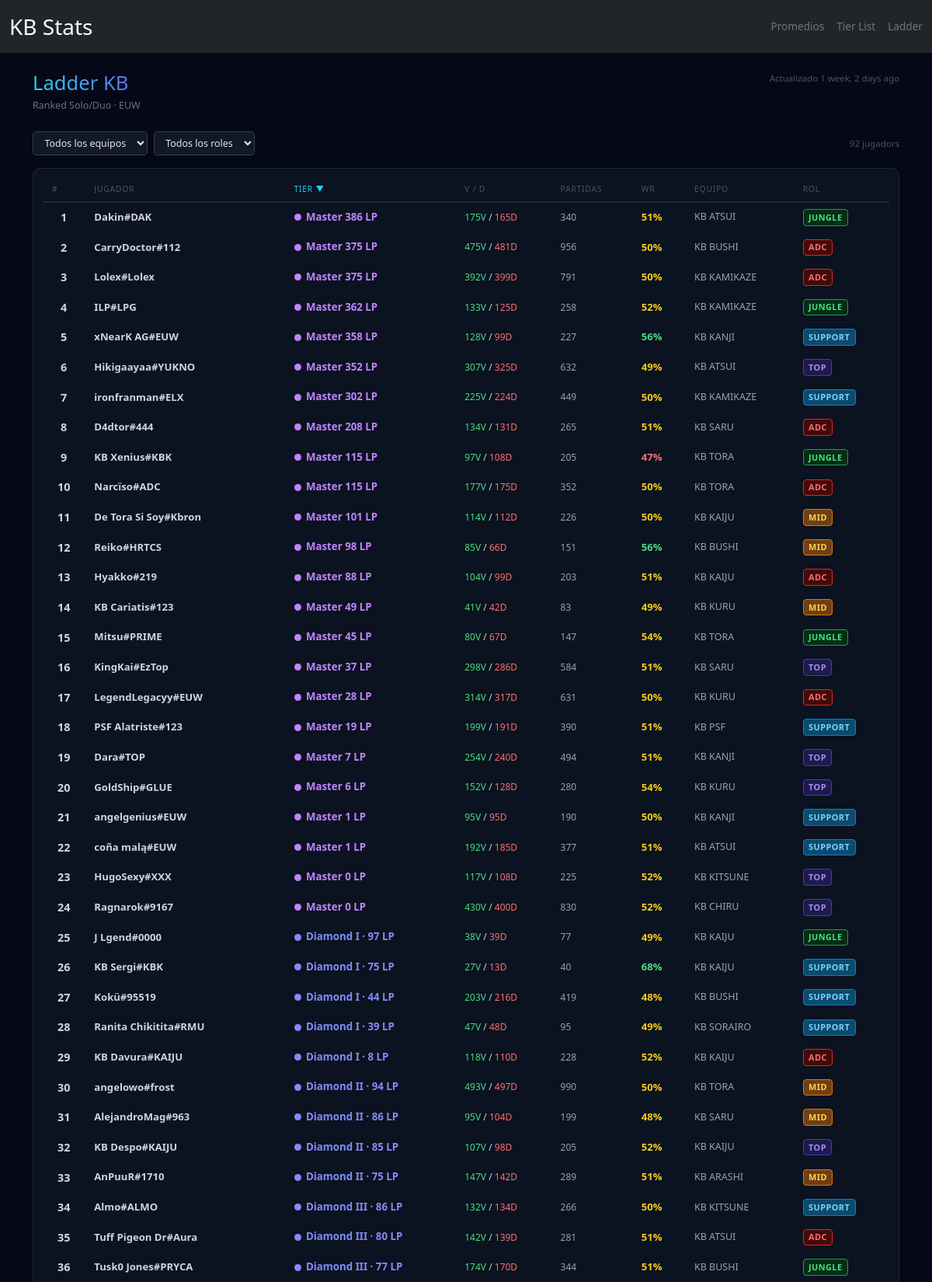
/ladder/ (upper part), run on the app's committed database.
### KBStats/Kblix/models.py (models this page shows, shortened)
class LadderUpdateState(models.Model):
    last_request    = models.DateTimeField(null=True, blank=True)
    last_update     = models.DateTimeField(null=True, blank=True)
    is_updating     = models.BooleanField(default=False)
    update_progress = models.IntegerField(default=0)
    total_players   = models.IntegerField(default=0)
    class Meta:
        app_label = 'Kblix'
    @classmethod
    def get(cls):
        obj, _ = cls.objects.get_or_create(pk=1)
        return obj

class LadderPlayer(models.Model):
    nombre      = models.CharField(max_length=100, unique=True)
    riot_id     = models.CharField(max_length=100, blank=True)
    puuid       = models.CharField(max_length=200, blank=True)
    summoner_id = models.CharField(max_length=200, blank=True)
    rol         = models.CharField(max_length=10, blank=True, choices=ROL_CHOICES)
    equipo      = models.CharField(max_length=100, blank=True)
    tier        = models.CharField(max_length=20, blank=True)
    rank        = models.CharField(max_length=5,  blank=True)
    lp          = models.IntegerField(default=0)
    wins        = models.IntegerField(default=0)
    losses      = models.IntegerField(default=0)
    last_updated = models.DateTimeField(null=True, blank=True)
    class Meta:
        app_label = 'Kblix'
        ordering  = ['nombre']
    @property
    def rank_score(self):
        return _TIER_SCORE.get(self.tier, -400) + _RANK_SCORE.get(self.rank, 0) + self.lp
    @property
    def winrate(self):
        total = self.wins + self.losses
        return round(self.wins / total * 100) if total else None
    @property
    def rank_display(self):
        if not self.tier or self.tier == 'UNRANKED':
            return 'Sin clasificar'
        if self.tier in ('MASTER', 'GRANDMASTER', 'CHALLENGER'):
            return f'{self.tier.capitalize()} {self.lp} LP'
        return f'{self.tier.capitalize()} {self.rank} · {self.lp} LP'

### KBStats/Kblix/views.py (the view)
# urls.py: path('ladder/',                              kblix_views.ladder,                  name='ladder'),
def ladder(request):
    state = LadderUpdateState.get()
    state.last_request = timezone.now()
    state.save(update_fields=['last_request'])
    if _try_start_update():
        threading.Thread(target=_run_ladder_update, daemon=True).start()
    rol_filter    = request.GET.get('rol', '')
    equipo_filter = request.GET.get('equipo', '')
    sort          = request.GET.get('sort', 'rank')
    sort_dir      = request.GET.get('dir', 'desc')
    players = _build_players(equipo_filter, rol_filter, sort, sort_dir)
    all_player_nombres = list(LadderPlayer.objects.filter(riot_id__isnull=False).exclude(riot_id='').values_list('nombre', flat=True))
    all_stats_data = _get_stats_data(all_player_nombres)
    equipo_set = set()
    for ap in LadderPlayer.objects.filter(riot_id__isnull=False).exclude(riot_id=''):
        t = ap.equipo or all_stats_data.get(ap.nombre, {}).get('last_team') or ''
        if t:
            equipo_set.add(t)
    all_teams = sorted(equipo_set)
    return render(request, 'Kblix/ladder.html', {
        'players':        players,
        'state':          state,
        'all_teams':      all_teams,
        'equipo_filter':  equipo_filter,
        'rol_filter':     rol_filter,
        'sort':           sort,
        'sort_dir':       sort_dir,
        'rol_choices':    ROL_CHOICES,
    })

### KBStats/Kblix/views.py (called while the page is built, shortened)
def _get_api_key():
    return os.environ.get('RIOT_API_KEY') or getattr(settings, 'RIOT_API_KEY', None)

def _try_start_update():
    try:
        with transaction.atomic():
            state = LadderUpdateState.objects.select_for_update().get_or_create(pk=1)[0]
            if state.is_updating:
                return False
            overdue = (
                state.last_update is None
                or (timezone.now() - state.last_update) > UPDATE_INTERVAL
            )
            if not overdue:
                return False
            state.is_updating = True
            state.save(update_fields=['is_updating'])
            return True
    except Exception:
        return False

def _update_single_player(p: LadderPlayer):
    api_key = _get_api_key()
    if not api_key:
        print(f'  [Ladder] ⚠ Sin RIOT_API_KEY — no se pueden actualizar rangos.', flush=True)
        return

def _ws_push(progress: int, total: int, nombre: str = '', done: bool = False):
    try:
        from channels.layers import get_channel_layer
        from asgiref.sync import async_to_sync
        cl = get_channel_layer()
    except Exception as e:
        print(f'[Ladder WS] push error: {e}', flush=True)

def _build_players(equipo_filter, rol_filter, sort, sort_dir):
    qs = LadderPlayer.objects.filter(riot_id__isnull=False).exclude(riot_id='')
    if rol_filter:
        qs = qs.filter(rol=rol_filter)
    players = sorted(qs, key=_SORT_KEYS.get(sort, _SORT_KEYS['rank']), reverse=(sort_dir == 'desc'))
    nombres    = [p.nombre for p in players]
    stats_data = _get_stats_data(nombres)
    for p in players:
        sd = stats_data.get(p.nombre, {})
        p.display_team = p.equipo or sd.get('last_team') or '—'
        p.display_rol  = p.rol or sd.get('most_common_role') or ''
        p.total_games  = p.wins + p.losses
    if equipo_filter:
        players = [p for p in players if p.display_team == equipo_filter]
    return players

### KBStats/Kblix/templates/Kblix/ladder.html (shortened to what this page needs)
{% extends 'Cinturones/base.html' %}
{% block content %}
<div class="d-flex align-items-start justify-content-between flex-wrap gap-2 mb-4">
  <div>
    <h2 class="text-gradient mb-1" style="font-size:1.6rem;">Ladder KB</h2>
    <div style="font-size:.78rem;color:#6b7280;">Ranked Solo/Duo · EUW</div>
  </div>
  <div class="d-flex align-items-center gap-3">
    <div style="text-align:right;">
      <div id="update-label" style="font-size:.72rem;margin-bottom:.3rem;color:{% if state.is_updating %}#22d3ee{% else %}#4b5563{% endif %};">
        {% if state.is_updating %}Actualizando… {{ state.update_progress }}%
        {% elif state.last_update %}Actualizado {{ state.last_update|timesince }} ago
        {% else %}Sin actualizar aún{% endif %}
      </div>
    </div>
  </div>
</div>
<form method="get" class="d-flex align-items-center flex-wrap gap-2 mb-3" id="filter-form">
  <select name="equipo" class="filter-select" onchange="this.form.submit()">
    <option value="">Todos los equipos</option>
  </select>
  <select name="rol" class="filter-select" onchange="this.form.submit()">
    <option value="">Todos los roles</option>
  </select>
  <span style="font-size:.72rem;color:#4b5563;margin-left:auto;">{{ players|length }} jugador{{ players|length|pluralize }}</span>
</form>
{% if players %}
<div class="section-card" style="padding:.75rem;">
  <div style="overflow-x:auto;">
    <table class="ladder-table">
      <thead>
        <tr>
          <th>#</th>
          <th>Jugador</th>
          <th>{% include 'Kblix/_sort_th.html' with col='rank' label='Tier' %}</th>
          <th>{% include 'Kblix/_sort_th.html' with col='wins' label='V' %} / {% include 'Kblix/_sort_th.html' with col='losses' label='D' %}</th>
          <th>{% include 'Kblix/_sort_th.html' with col='games' label='Partidas' %}</th>
          <th>{% include 'Kblix/_sort_th.html' with col='winrate' label='WR' %}</th>
          <th>Equipo</th>
          <th>Rol</th>
        </tr>
      </thead>
      <tbody id="ladder-tbody">
        {% include 'Kblix/_ladder_rows.html' %}
      </tbody>
    </table>
  </div>
</div>
{% endif %}
{% endblock %}

### KBStats/Kblix/templates/Kblix/_ladder_rows.html
{% for p in players %}
{% with tier=p.tier|default:"none" pos=forloop.counter %}
<tr>
  <td class="pos-cell {% if pos == 1 %}pos-1{% elif pos == 2 %}pos-2{% elif pos == 3 %}pos-3{% endif %}">{{ pos }}</td>
  <td class="name-cell">{{ p.nombre }}</td>
  <td>
    <span class="tier-badge tier-{{ tier }}">
      <span class="tier-dot dot-{{ tier }}"></span>
      {{ p.rank_display }}
    </span>
  </td>
  <td style="font-size:.75rem;font-variant-numeric:tabular-nums;">
    {% if p.tier and p.tier != 'UNRANKED' %}
    <span style="color:#4ade80;">{{ p.wins }}V</span> / <span style="color:#f87171;">{{ p.losses }}D</span>
    {% else %}—{% endif %}
  </td>
  <td style="font-size:.75rem;color:#9ca3af;font-variant-numeric:tabular-nums;">
    {% if p.tier and p.tier != 'UNRANKED' %}{{ p.total_games }}{% else %}—{% endif %}
  </td>
  <td>
    {% if p.winrate is not None %}
    <span class="{% if p.winrate >= 55 %}wr-good{% elif p.winrate >= 48 %}wr-ok{% else %}wr-bad{% endif %}">{{ p.winrate }}%</span>
    {% else %}—{% endif %}
  </td>
  <td style="font-size:.78rem;color:#9ca3af;">{{ p.display_team }}</td>
  <td>
    {% if p.display_rol %}
    <span class="rol-badge rol-{{ p.display_rol }}">{{ p.display_rol }}</span>
    {% else %}<span style="color:#374151;font-size:.72rem;">—</span>{% endif %}
  </td>
</tr>
{% endwith %}
{% empty %}
<tr><td colspan="8" style="text-align:center;color:#6b7280;padding:2rem;">Sin resultados para los filtros seleccionados.</td></tr>
{% endfor %}

### static/css/kbstats.css (style rules this page uses)
body { background: #050816 !important; color: #f5f5f5 !important; }
.text-gradient { background: linear-gradient(90deg, #22d3ee, #6366f1); background-clip: text; -webkit-background-clip: text; -webkit-text-fill-color: transparent; }
body { background: #050816; color: #e5e7eb; }

### KBStats/Kblix/templates/Kblix/ladder.html (style rules this page uses)
.section-card { background:#0b1220; border:1px solid #1f2937; border-radius:.6rem; padding:1.25rem; margin-bottom:1.5rem; }
.ladder-table { width:100%; border-collapse:collapse; font-size:.82rem; }
.ladder-table th { color:#4b5563; font-weight:500; text-transform:uppercase; font-size:.65rem; letter-spacing:.07em; padding:.45rem .75rem; border-bottom:2px solid #1f2937; white-space:nowrap; }
.ladder-table td { padding:.5rem .75rem; border-bottom:1px solid #0d1424; color:#d1d5db; vertical-align:middle; }
.pos-cell { font-weight:700; font-size:.9rem; min-width:36px; text-align:center; }
.pos-1 { color:#fbbf24; }
.pos-2 { color:#9ca3af; }
.pos-3 { color:#b45309; }
.tier-badge { display:inline-flex; align-items:center; gap:.4rem; font-weight:600; font-size:.83rem; }
.tier-dot { width:9px; height:9px; border-radius:50%; flex-shrink:0; }
.tier-MASTER { color:#c084fc; }
.dot-MASTER { background:#c084fc; }
.tier-DIAMOND { color:#818cf8; }
.dot-DIAMOND { background:#818cf8; }
.wr-good { color:#4ade80; font-weight:600; }
.wr-ok { color:#facc15; font-weight:600; }
.wr-bad { color:#f87171; font-weight:600; }
.rol-badge { display:inline-block; border-radius:.25rem; padding:.1rem .4rem; font-size:.68rem; font-weight:600; letter-spacing:.04em; }
.rol-TOP { background:#1e1b4b; color:#a78bfa; border:1px solid #4338ca; }
.rol-JUNGLE { background:#052e16; color:#4ade80; border:1px solid #16a34a; }
.rol-MID { background:#713f12; color:#fcd34d; border:1px solid #d97706; }
.rol-ADC { background:#450a0a; color:#f87171; border:1px solid #dc2626; }
.rol-SUPPORT { background:#0c4a6e; color:#7dd3fc; border:1px solid #0284c7; }
.filter-select { background:#111827; border:1px solid #374151; color:#e5e7eb; border-radius:.3rem; padding:.3rem .65rem; font-size:.78rem; cursor:pointer; }
.name-cell { font-weight:600; color:#e5e7eb; }

### data on the page
LadderUpdateState: last_update "1 week, 2 days"
LadderPlayer: pos "1", nombre "Dakin#DAK", rank_display "Master 386 LP", wins "175", losses "165", total_games "340", winrate "51", display_team "KB ATSUI", display_rol "JUNGLE"
LadderPlayer: pos "2", nombre "CarryDoctor#112", rank_display "Master 375 LP", wins "475", losses "481", total_games "956", winrate "50", display_team "KB BUSHI", display_rol "ADC"
LadderPlayer: pos "3", nombre "Lolex#Lolex", rank_display "Master 375 LP", wins "392", losses "399", total_games "791", winrate "50", display_team "KB KAMIKAZE", display_rol "ADC"
LadderPlayer: pos "4", nombre "ILP#LPG", rank_display "Master 362 LP", wins "133", losses "125", total_games "258", winrate "52", display_team "KB KAMIKAZE", display_rol "JUNGLE"
LadderPlayer: pos "5", nombre "xNearK AG#EUW", rank_display "Master 358 LP", wins "128", losses "99", total_games "227", winrate "56", display_team "KB KANJI", display_rol "SUPPORT"
LadderPlayer: id "6", nombre "Hikigaayaa#YUKNO", rank_display "Master 352 LP", wins "307", losses "325", total_games "632", winrate "49", display_team "KB ATSUI", display_rol "TOP"
LadderPlayer: pos "7", nombre "ironfranman#ELX", rank_display "Master 302 LP", wins "225", losses "224", total_games "449", winrate "50", display_team "KB KAMIKAZE", display_rol "SUPPORT"
LadderPlayer: pos "8", nombre "D4dtor#444", rank_display "Master 208 LP", wins "134", losses "131", total_games "265", winrate "51", display_team "KB SARU", display_rol "ADC"
LadderPlayer: pos "9", nombre "KB Xenius#KBK", rank_display "Master 115 LP", wins "97", losses "108", total_games "205", winrate "47", display_team "KB TORA", display_rol "JUNGLE"
LadderPlayer: pos "10", nombre "Narcïso#ADC", rank_display "Master 115 LP", wins "177", losses "175", total_games "352", winrate "50", display_team "KB TORA", display_rol "ADC"
LadderPlayer: pos "11", nombre "De Tora Si Soy#Kbron", rank_display "Master 101 LP", wins "114", losses "112", total_games "226", winrate "50", display_team "KB KAIJU", display_rol "MID"
LadderPlayer: pos "12", nombre "Reiko#HRTCS", rank_display "Master 98 LP", wins "85", losses "66", total_games "151", winrate "56", display_team "KB BUSHI", display_rol "MID"
LadderPlayer: pos "13", nombre "Hyakko#219", rank_display "Master 88 LP", wins "104", losses "99", total_games "203", winrate "51", display_team "KB KAIJU", display_rol "ADC"
LadderPlayer: pos "14", nombre "KB Cariatis#123", rank_display "Master 49 LP", wins "41", losses "42", total_games "83", winrate "49", display_team "KB KURU", display_rol "MID"
LadderPlayer: pos "15", nombre "Mitsu#PRIME", rank_display "Master 45 LP", wins "80", losses "67", total_games "147", winrate "54", display_team "KB TORA", display_rol "JUNGLE"
LadderPlayer: pos "16", nombre "KingKai#EzTop", rank_display "Master 37 LP", wins "298", losses "286", total_games "584", winrate "51", display_team "KB SARU", display_rol "TOP"
LadderPlayer: pos "17", nombre "LegendLegacyy#EUW", rank_display "Master 28 LP", wins "314", losses "317", total_games "631", winrate "50", display_team "KB KURU", display_rol "ADC"
LadderPlayer: pos "18", nombre "PSF Alatriste#123", rank_display "Master 19 LP", wins "199", losses "191", total_games "390", winrate "51", display_team "KB PSF", display_rol "SUPPORT"
LadderPlayer: pos "19", nombre "Dara#TOP", rank_display "Master 7 LP", wins "254", losses "240", total_games "494", winrate "51", display_team "KB KANJI", display_rol "TOP"
LadderPlayer: pos "20", nombre "GoldShip#GLUE", rank_display "Master 6 LP", wins "152", losses "128", total_games "280", winrate "54", display_team "KB KURU", display_rol "TOP"
LadderPlayer: pos "21", nombre "angelgenius#EUW", rank_display "Master 1 LP", wins "95", losses "95", total_games "190", winrate "50", display_team "KB KANJI", display_rol "SUPPORT"
LadderPlayer: pos "22", nombre "coña malą#EUW", rank_display "Master 1 LP", wins "192", losses "185", total_games "377", winrate "51", display_team "KB ATSUI", display_rol "SUPPORT"
LadderPlayer: pos "23", nombre "HugoSexy#XXX", rank_display "Master 0 LP", wins "117", losses "108", total_games "225", winrate "52", display_team "KB KITSUNE", display_rol "TOP"
LadderPlayer: pos "24", nombre "Ragnarok#9167", rank_display "Master 0 LP", wins "430", losses "400", total_games "830", winrate "52", display_team "KB CHIRU", display_rol "TOP"
LadderPlayer: pos "25", nombre "J Lgend#0000", rank_display "Diamond I · 97 LP", wins "38", losses "39", total_games "77", winrate "49", display_team "KB KAIJU", display_rol "JUNGLE"
LadderPlayer: pos "26", nombre "KB Sergi#KBK", rank_display "Diamond I · 75 LP", wins "27", losses "13", total_games "40", winrate "68", display_team "KB KAIJU", display_rol "SUPPORT"
LadderPlayer: pos "27", nombre "Kokü#95519", rank_display "Diamond I · 44 LP", wins "203", losses "216", total_games "419", winrate "48", display_team "KB BUSHI", display_rol "SUPPORT"
LadderPlayer: pos "28", nombre "Ranita Chikitita#RMU", rank_display "Diamond I · 39 LP", wins "47", losses "48", total_games "95", winrate "49", display_team "KB SORAIRO", display_rol "SUPPORT"
LadderPlayer: pos "29", nombre "KB Davura#KAIJU", rank_display "Diamond I · 8 LP", wins "118", losses "110", total_games "228", winrate "52", display_team "KB KAIJU", display_rol "ADC"
LadderPlayer: pos "30", nombre "angelowo#frost", rank_display "Diamond II · 94 LP", wins "493", losses "497", total_games "990", winrate "50", display_team "KB TORA", display_rol "MID"
LadderPlayer: pos "31", nombre "AlejandroMag#963", rank_display "Diamond II · 86 LP", wins "95", losses "104", total_games "199", winrate "48", display_team "KB SARU", display_rol "MID"
LadderPlayer: pos "32", nombre "KB Despo#KAIJU", rank_display "Diamond II · 85 LP", wins "107", losses "98", total_games "205", winrate "52", display_team "KB KAIJU", display_rol "TOP"
LadderPlayer: pos "33", nombre "AnPuuR#1710", rank_display "Diamond II · 75 LP", wins "147", losses "142", total_games "289", winrate "51", display_team "KB ARASHI", display_rol "MID"
LadderPlayer: pos "34", nombre "Almo#ALMO", rank_display "Diamond III · 86 LP", wins "132", losses "134", total_games "266", winrate "50", display_team "KB KITSUNE", display_rol "SUPPORT"
LadderPlayer: pos "35", nombre "Tuff Pigeon Dr#Aura", rank_display "Diamond III · 80 LP", wins "142", losses "139", total_games "281", winrate "51", display_team "KB ATSUI", display_rol "ADC"
LadderPlayer: pos "36", nombre "Tusk0 Jones#PRYCA", rank_display "Diamond III · 77 LP", wins "174", losses "170", total_games "344", winrate "51", display_team "KB BUSHI", display_rol "JUNGLE"

### other printed values
{{ players|length }} "92"
{{ label }} "TIER"
{{ arrow }} "▼"
{{ label }} "V D PARTIDAS WR"
